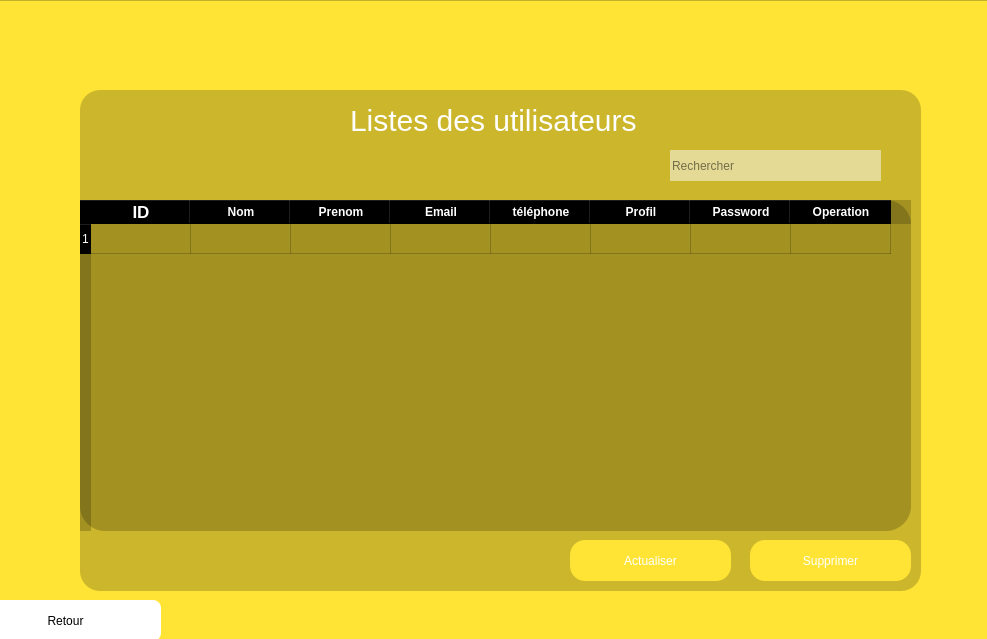
<?xml version="1.0" encoding="UTF-8"?>
<ui version="4.0">
 <class>ListUser</class>
 <widget class="QMainWindow" name="ListUser">
  <property name="geometry">
   <rect>
    <x>0</x>
    <y>0</y>
    <width>987</width>
    <height>639</height>
   </rect>
  </property>
  <property name="windowTitle">
   <string>MainWindow</string>
  </property>
  <widget class="QWidget" name="centralwidget">
   <widget class="QFrame" name="frame">
    <property name="geometry">
     <rect>
      <x>-290</x>
      <y>0</y>
      <width>1281</width>
      <height>801</height>
     </rect>
    </property>
    <property name="styleSheet">
     <string notr="true">background-color: rgb(255,228,54)</string>
    </property>
    <property name="frameShape">
     <enum>QFrame::StyledPanel</enum>
    </property>
    <property name="frameShadow">
     <enum>QFrame::Raised</enum>
    </property>
    <widget class="QFrame" name="frame_haut">
     <property name="geometry">
      <rect>
       <x>0</x>
       <y>9</y>
       <width>1271</width>
       <height>71</height>
      </rect>
     </property>
     <property name="styleSheet">
      <string notr="true">border:none;</string>
     </property>
     <property name="frameShape">
      <enum>QFrame::StyledPanel</enum>
     </property>
     <property name="frameShadow">
      <enum>QFrame::Raised</enum>
     </property>
     <widget class="QPushButton" name="pushButton">
      <property name="geometry">
       <rect>
        <x>1170</x>
        <y>0</y>
        <width>91</width>
        <height>81</height>
       </rect>
      </property>
      <property name="text">
       <string/>
      </property>
      <property name="icon">
       <iconset>
        <normaloff>../fermerIcon-removebg-preview.png</normaloff>../fermerIcon-removebg-preview.png</iconset>
      </property>
      <property name="iconSize">
       <size>
        <width>60</width>
        <height>80</height>
       </size>
      </property>
     </widget>
     <widget class="QPushButton" name="pushButton_2">
      <property name="geometry">
       <rect>
        <x>1080</x>
        <y>10</y>
        <width>91</width>
        <height>61</height>
       </rect>
      </property>
      <property name="text">
       <string/>
      </property>
      <property name="icon">
       <iconset>
        <normaloff>../pngtree-fullscreen--icon-in-trendy-style-isolated-background-png-image_1566064-removebg-preview.png</normaloff>../pngtree-fullscreen--icon-in-trendy-style-isolated-background-png-image_1566064-removebg-preview.png</iconset>
      </property>
      <property name="iconSize">
       <size>
        <width>60</width>
        <height>80</height>
       </size>
      </property>
     </widget>
     <widget class="QPushButton" name="pushButton_3">
      <property name="geometry">
       <rect>
        <x>970</x>
        <y>10</y>
        <width>101</width>
        <height>61</height>
       </rect>
      </property>
      <property name="text">
       <string/>
      </property>
      <property name="icon">
       <iconset>
        <normaloff>../red-removebg-preview.png</normaloff>../red-removebg-preview.png</iconset>
      </property>
      <property name="iconSize">
       <size>
        <width>60</width>
        <height>80</height>
       </size>
      </property>
     </widget>
     <widget class="QPushButton" name="pushButton_4">
      <property name="geometry">
       <rect>
        <x>0</x>
        <y>0</y>
        <width>91</width>
        <height>61</height>
       </rect>
      </property>
      <property name="text">
       <string/>
      </property>
      <property name="icon">
       <iconset>
        <normaloff>../pngtree-fullscreen--icon-in-trendy-style-isolated-background-png-image_1566064-removebg-preview.png</normaloff>../pngtree-fullscreen--icon-in-trendy-style-isolated-background-png-image_1566064-removebg-preview.png</iconset>
      </property>
      <property name="iconSize">
       <size>
        <width>60</width>
        <height>80</height>
       </size>
      </property>
     </widget>
    </widget>
    <widget class="QFrame" name="frame_3">
     <property name="geometry">
      <rect>
       <x>370</x>
       <y>90</y>
       <width>841</width>
       <height>501</height>
      </rect>
     </property>
     <property name="styleSheet">
      <string notr="true">background-color:rgba(0,0,0,0.2);
border-radius:20px;
</string>
     </property>
     <property name="frameShape">
      <enum>QFrame::StyledPanel</enum>
     </property>
     <property name="frameShadow">
      <enum>QFrame::Raised</enum>
     </property>
     <widget class="QLabel" name="label_3">
      <property name="geometry">
       <rect>
        <x>270</x>
        <y>10</y>
        <width>351</width>
        <height>41</height>
       </rect>
      </property>
      <property name="styleSheet">
       <string notr="true">background-color:none;
border:none;
font:90 30pt &quot;metropolis&quot;;
font-size:30px;
color:white</string>
      </property>
      <property name="text">
       <string>Listes des utilisateurs</string>
      </property>
     </widget>
     <widget class="QPushButton" name="pushButton_31">
      <property name="geometry">
       <rect>
        <x>670</x>
        <y>450</y>
        <width>161</width>
        <height>41</height>
       </rect>
      </property>
      <property name="styleSheet">
       <string notr="true">QPushButton{
background-color:#FFE436;
border-top-left-radius:20px;
border-bottom-left-radius:20px;
color:rgb(255,255,255);
font:77 21pt &quot;metropolis&quot;;
border-radius:15px


}
QPushButton:hover{
background-color:white;

color:rgb(0,0,0);
font:77 18pt &quot;metropolis&quot;;


}
</string>
      </property>
      <property name="text">
       <string>Supprimer</string>
      </property>
      <property name="icon">
       <iconset>
        <normaloff>../supprimerProduit-removebg-preview.png</normaloff>../supprimerProduit-removebg-preview.png</iconset>
      </property>
      <property name="iconSize">
       <size>
        <width>20</width>
        <height>20</height>
       </size>
      </property>
     </widget>
     <widget class="QPushButton" name="pushButton_30">
      <property name="geometry">
       <rect>
        <x>490</x>
        <y>450</y>
        <width>161</width>
        <height>41</height>
       </rect>
      </property>
      <property name="styleSheet">
       <string notr="true">QPushButton{
background-color:#FFE436;
border-top-left-radius:20px;
border-bottom-left-radius:20px;
color:rgb(255,255,255);
font:77 21pt &quot;metropolis&quot;;
border-radius:15px


}
QPushButton:hover{
background-color:white;
border-radius:15px;
color:rgb(0,0,0);
font:77 18pt &quot;metropolis&quot;;


}
</string>
      </property>
      <property name="text">
       <string>Actualiser</string>
      </property>
     </widget>
     <widget class="QLineEdit" name="lineEdit_16">
      <property name="geometry">
       <rect>
        <x>590</x>
        <y>60</y>
        <width>211</width>
        <height>31</height>
       </rect>
      </property>
      <property name="styleSheet">
       <string notr="true">background-color:rgba(255,255,255,0.5);</string>
      </property>
      <property name="placeholderText">
       <string>Rechercher</string>
      </property>
     </widget>
     <widget class="QPushButton" name="pushButton_5">
      <property name="geometry">
       <rect>
        <x>780</x>
        <y>40</y>
        <width>81</width>
        <height>71</height>
       </rect>
      </property>
      <property name="styleSheet">
       <string notr="true">background-color:none
</string>
      </property>
      <property name="text">
       <string/>
      </property>
      <property name="icon">
       <iconset>
        <normaloff>../recherche-removebg-preview.png</normaloff>../recherche-removebg-preview.png</iconset>
      </property>
      <property name="iconSize">
       <size>
        <width>30</width>
        <height>40</height>
       </size>
      </property>
     </widget>
     <widget class="QTableWidget" name="tableWidget_2">
      <property name="geometry">
       <rect>
        <x>0</x>
        <y>110</y>
        <width>831</width>
        <height>331</height>
       </rect>
      </property>
      <property name="styleSheet">
       <string notr="true">color:#fff;
font-weidth:bold;
border-radius: 25px !important;</string>
      </property>
      <row>
       <property name="text">
        <string>1</string>
       </property>
      </row>
      <column>
       <property name="text">
        <string>ID</string>
       </property>
       <property name="font">
        <font>
         <pointsize>13</pointsize>
         <weight>75</weight>
         <bold>true</bold>
        </font>
       </property>
      </column>
      <column>
       <property name="text">
        <string>Nom</string>
       </property>
       <property name="font">
        <font>
         <weight>75</weight>
         <bold>true</bold>
        </font>
       </property>
      </column>
      <column>
       <property name="text">
        <string>Prenom</string>
       </property>
       <property name="font">
        <font>
         <weight>75</weight>
         <bold>true</bold>
        </font>
       </property>
      </column>
      <column>
       <property name="text">
        <string>Email</string>
       </property>
       <property name="font">
        <font>
         <weight>75</weight>
         <bold>true</bold>
        </font>
       </property>
      </column>
      <column>
       <property name="text">
        <string>téléphone</string>
       </property>
       <property name="font">
        <font>
         <weight>75</weight>
         <bold>true</bold>
        </font>
       </property>
      </column>
      <column>
       <property name="text">
        <string>Profil</string>
       </property>
       <property name="font">
        <font>
         <weight>75</weight>
         <bold>true</bold>
        </font>
       </property>
      </column>
      <column>
       <property name="text">
        <string>Password</string>
       </property>
       <property name="font">
        <font>
         <weight>75</weight>
         <bold>true</bold>
        </font>
       </property>
      </column>
      <column>
       <property name="text">
        <string>Operation</string>
       </property>
       <property name="font">
        <font>
         <weight>75</weight>
         <bold>true</bold>
        </font>
       </property>
      </column>
     </widget>
    </widget>
    <widget class="QPushButton" name="pushButton_13">
     <property name="geometry">
      <rect>
       <x>260</x>
       <y>600</y>
       <width>191</width>
       <height>41</height>
      </rect>
     </property>
     <property name="styleSheet">
      <string notr="true">background-color:white;
color:black;
border-radius:8px;
font:90 18pt &quot;metropolis&quot;;</string>
     </property>
     <property name="text">
      <string>Retour</string>
     </property>
    </widget>
   </widget>
  </widget>
 </widget>
 <resources>
  <include location="../ressource.qrc"/>
 </resources>
 <connections/>
</ui>
